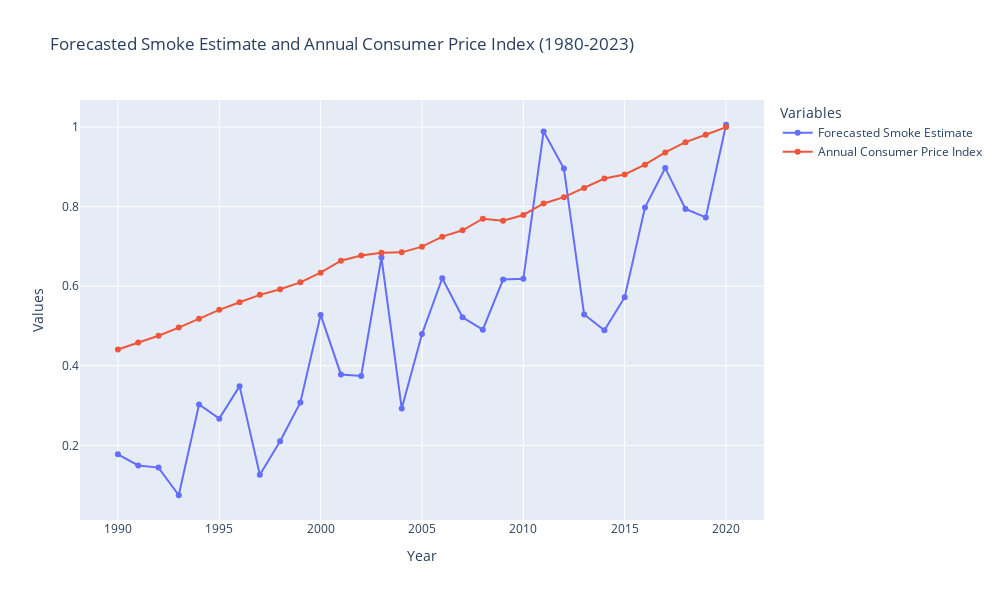

The notebook cell saved with this chart:
### Code cell
import plotly.graph_objects as go

# Filter the data for the specified year range
filtered_data = annual_df[(annual_df['Year'] >= 1990)]

# Create the figure
fig = go.Figure()

# Add traces for each column
fig.add_trace(go.Scatter(
    x=filtered_data['Year'],
    y=filtered_data['Forecasted_Smoke_Estimate'],
    mode='lines+markers',
    name='Forecasted Smoke Estimate'
))

fig.add_trace(go.Scatter(
    x=filtered_data['Year'],
    y=filtered_data['annual_consumer_price_index'],
    mode='lines+markers',
    name='Annual Consumer Price Index'
))

# Update the layout
fig.update_layout(
    title='Forecasted Smoke Estimate and Annual Consumer Price Index (1980-2023)',
    xaxis_title='Year',
    yaxis_title='Values',
    legend_title='Variables',
    height=600,
    width=1000
)

# Show the plot
fig.show()

### Figure 1 — Plotly figure (JSON) as saved in the notebook; plotly's stock layout.template omitted (floating-point values rounded to 4 significant figures)
{"data": [{"mode": "lines+markers", "name": "Forecasted Smoke Estimate", "type": "scatter", "x": [1990, 1991, 1992, 1993, 1994, 1995, 1996, 1997, 1998, 1999, 2000, 2001, 2002, 2003, 2004, 2005, 2006, 2007, 2008, 2009, 2010, 2011, 2012, 2013, 2014, 2015, 2016, 2017, 2018, 2019, 2020], "y": [0.1773, 0.1493, 0.144, 0.07451, 0.3027, 0.2671, 0.3488, 0.1262, 0.2101, 0.3079, 0.528, 0.3782, 0.3743, 0.6721, 0.2925, 0.4796, 0.62, 0.5221, 0.4908, 0.6169, 0.6187, 0.9891, 0.896, 0.5287, 0.4891, 0.5724, 0.7978, 0.897, 0.794, 0.7731, 1.006]}, {"mode": "lines+markers", "name": "Annual Consumer Price Index", "type": "scatter", "x": [1990, 1991, 1992, 1993, 1994, 1995, 1996, 1997, 1998, 1999, 2000, 2001, 2002, 2003, 2004, 2005, 2006, 2007, 2008, 2009, 2010, 2011, 2012, 2013, 2014, 2015, 2016, 2017, 2018, 2019, 2020], "y": [0.4409, 0.4583, 0.4756, 0.4959, 0.5181, 0.5407, 0.5599, 0.5783, 0.5924, 0.6098, 0.6341, 0.6641, 0.677, 0.6844, 0.6851, 0.6996, 0.7247, 0.7407, 0.7698, 0.7648, 0.7792, 0.8081, 0.824, 0.847, 0.8706, 0.881, 0.9055, 0.9364, 0.9621, 0.9808, 1]}], "layout": {"height": 600, "legend": {"title": {"text": "Variables"}}, "title": {"text": "Forecasted Smoke Estimate and Annual Consumer Price Index (1980-2023)"}, "width": 1000, "xaxis": {"title": {"text": "Year"}}, "yaxis": {"title": {"text": "Values"}}}}
